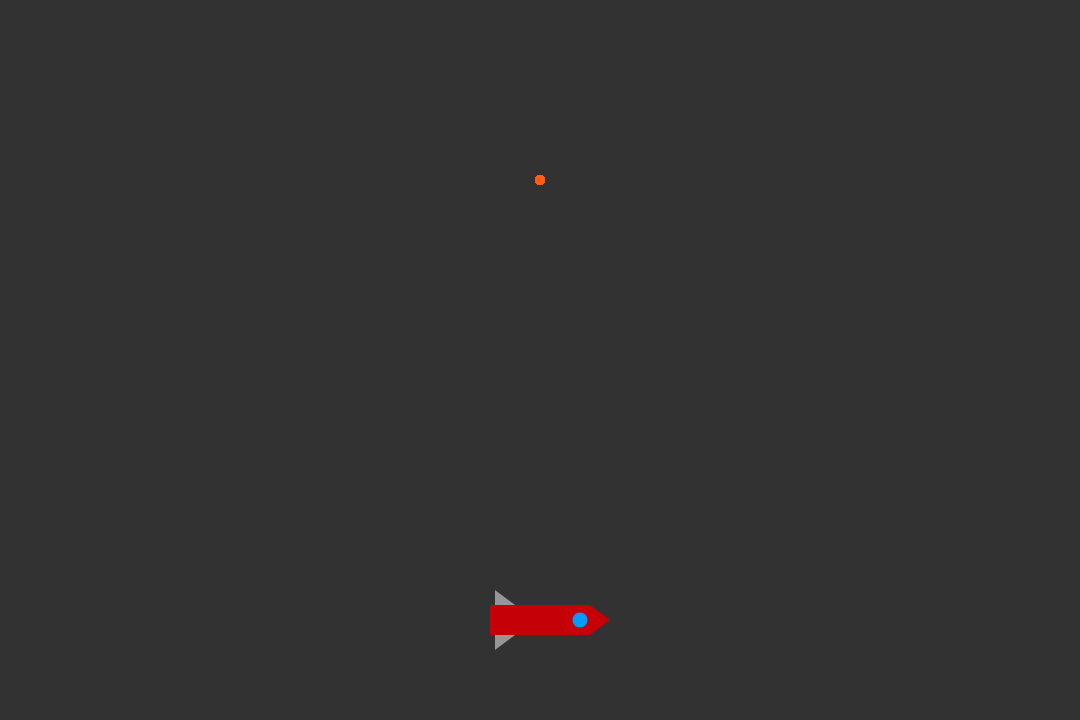
Frame 1 (no input)
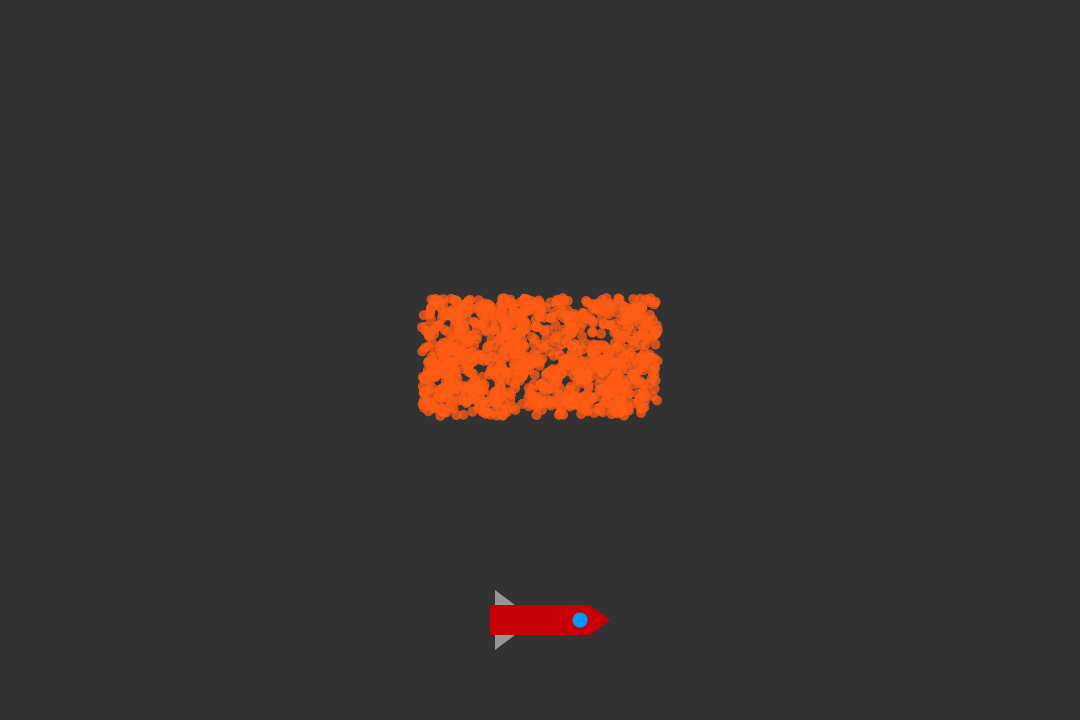
Frame 60 (the mouse pressed at the canvas centre just before this capture)
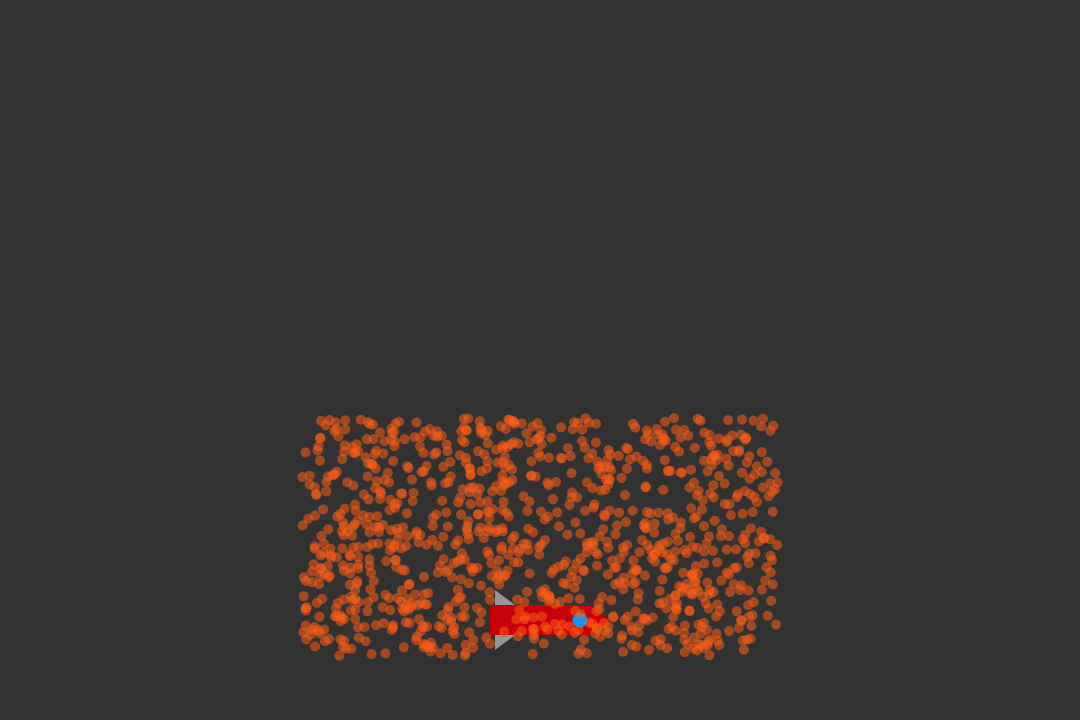
Frame 120 (the mouse held since frame 60 and released just before this capture)

The Processing sketch that drew these frames (run headless with seeded random() and noise(); from frame 60 on, the mouse is pressed at the canvas centre):

// Processing sketch: t4_1
// ── t4_1.pde
//Topic 4 - 1
Rocket rocket;

void setup() {
  size(1080, 720);
  rectMode(CENTER);
  rocket = new Rocket(width/2, height-100);
}

void draw() {
  background(50);
  rocket.display();
  rocket.update();
}

void keyPressed() {
  if (key == CODED) {
    rocket.keyControl(keyCode);
  }
}

void mouseDragged() {
  rocket.mouseControl(mouseX, mouseY);
}

// ── Particle.pde
//This is a class Particle in which the particle gets created.

class Particle { //class initialisation

  //setting variables
  PVector pos;
  PVector speed;
  PVector gravity;
  int r;
  int lifetime;

  Particle(float x, float y) {  //constructor
    pos=new PVector(x, y);
    speed=new PVector(random(-2, 2), random(2, 4));
    r=10;
    lifetime = 255;
  }
  void show() {
    fill(255, 91, 20, lifetime);
    circle(pos.x, pos.y, r);
  }

  void update() {
    pos.add(speed);
    lifetime --;
  }

  boolean isDead() {
    return lifetime<0;
  }
}

// ── ParticleSystem.pde
//This is the class that calls the particles from the class Particle and puts them together in one ParticleSystem.

class ParticleSystem { //class initialisation

  //setting variables
  PVector pos;
  Particle[] particles;

  ParticleSystem(float x, float y) { //constructor
    pos=new PVector(x, y);
    particles = new Particle[1000];

    for (int i=0; i < particles.length; i++) {
      particles[i] = new Particle(x, y);
    }
  }

  void update() {
    for (int i=0; i<particles.length; i++) {
      particles[i].update();
      if (particles[i].isDead()) {
        //particles[i].remove();
      }
    }
  }

  void show() {
    for (int i=0; i<particles.length; i++) {
      particles[i].show();
    }
  }
}

// ── Rocket.pde
class Rocket { //class initialisation

  //setting variables
  PVector position;
  PVector speed;
  PVector mouse;
  ParticleSystem particleSystem;

  Rocket(float x, float y) {  //constructor
    position=new PVector(x, y);
    speed=new PVector(0, 0);
    particleSystem = new ParticleSystem(width/2, height/4);
  }

  void display() {
    pushMatrix();
    translate(position.x, position.y);
    rotate(speed.heading()+radians(90));
    noStroke();
    fill(198, 0, 7);
    rect(0, 0, 30, 100);
    triangle(-15, -50, 0, -70, 15, -50);
    fill(150);
    triangle(-30, +45, -15, 25, -15, 45);
    triangle(30, 45, 15, 25, 15, +45);
    fill(0, 155, 255);
    circle(0, -40, 15);
    popMatrix();

    particleSystem.show();


    //noStroke();
    //fill(198,0,7);
    //rect(position.x,position.y, 30, 100);
    //triangle(position.x-15,position.y-50,position.x,position.y-70,position.x+15,position.y-50);
    //fill(150);
    //triangle(position.x-30,position.y+45,position.x-15,position.y+25,position.x-15,position.y+45);
    //triangle(position.x+30,position.y+45,position.x+15,position.y+25,position.x+15,position.y+45);
    //fill(0,155,255);
    //circle(position.x,position.y-40, 15);
  }

  void update() {
    position.add(speed);
    bound();
    particleSystem.update();
  }

  void keyControl(int input) {

    if (input == UP) {
      speed.y--;
    } else if (input == DOWN) {
      speed.y++;
    }

    if (input == LEFT) {
      speed.x--;
    } else if (input == RIGHT) {
      speed.x++;
    }
  }

  void mouseControl(int mousePosX, int mousePosY) {
    mouse = new PVector(mousePosX, mousePosY);
    println(speed.heading());
    //mouse.sub(position);
    stroke(255); 
    line(position.x, position.y, mouse.x, mouse.y);
  }

  void bound() {

    if (position.x > width+100) {
      position.x = -100;
    } else if (position.x < -100) {
      position.x = width+100;
    }

    if (position.y > height+100) {
      position.y = -100;
    } else if (position.y < -100) {
      position.y = height+100;
    }
  }
}

// ── Star.pde
//This is a class Star in which the particle gets created.

class Star { //class initialisation

  //setting variables
  PVector pos;
  PVector speed;
  int r;



  Star(float x, float y) {  //constructor
    pos=new PVector(x, y);
    speed=new PVector(0, 1);
    r=int(random(7, 10)); //10px radius
  }

  void show() {
    fill(255); //Transparency increases as lifetime does. Fade out effect.
    circle(pos.x, pos.y, r); //Draw the actual circle
  }

  void update() {
    pos.add(speed);
    reset();
  }


  void reset() {
    if (pos.y > height + r) {
      pos.y = -r;
      pos.x = random(0, width);
    }
  }
}

// ── Stars.pde
//This is the class that calls the particles from the class Star and puts them together in one Stars object.

class Stars { //class initialisation

  //setting variables
  PVector pos;
  Star[] stars;

  Stars(float x, float y) { //constructor
    pos=new PVector(x, y);
    stars = new Star[100];

    for (int i=0; i < stars.length; i++) {
      stars[i] = new Star(random(0, width), random(0, height));
    }
  }

  void update() {
    for (int i=0; i<stars.length; i++) {
      stars[i].update();
    }
  }

  void display() {
    for (int i=0; i<stars.length; i++) {
      stars[i].show();
    }
  }
}
